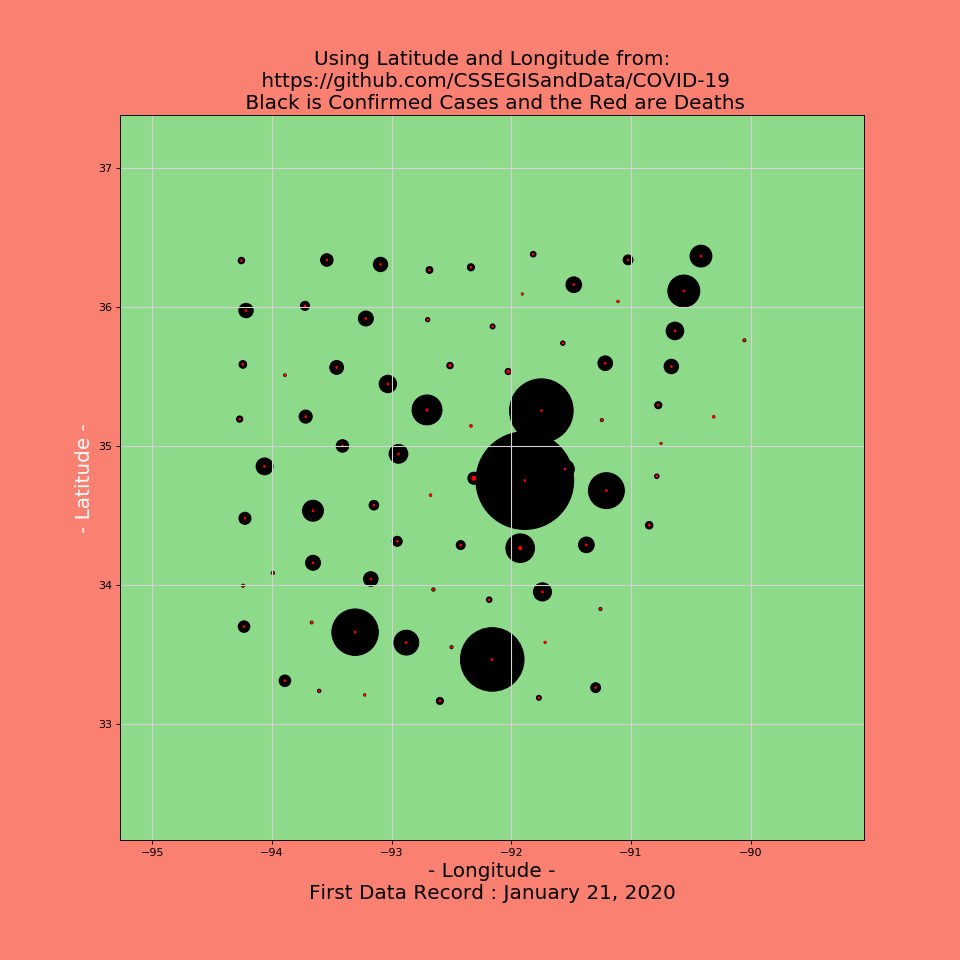
#> input picture images/Arkansas_Thu_16_Apr_2020_12_42_31_AM_GMT.png, 960 x 960 px, found by its file name; its folder holds only this picture in this run
$ jupyter execute --allow-errors Post-Plots-to-Twitter.ipynb   (shell and % lines are left out)   (Python 2 division)   (older library calls are emulated)
#> lines starting #> are read from the running program, lines starting #| are printed output that depends on the picture
[cell 1]
from PIL import Image, ImageChops, ImageDraw, ImageFont, ImageFilter
#> (the rest of this cell did not finish here and is left out)

# Look in the JupyterNotebook-Twitter for details to post to twitter

[cell 2]
import random
from random import randint
import time
import markovify
import os
import sys
from PIL import Image, ImageChops, ImageDraw, ImageFont, ImageFilter

filename0 = "images/xxxout_687.png"
#> filename0 = 'images/xxxout_687.png'

# [13 lines left out: functions generate_the_word, draw_blurred_back, not called in this run]

#> (the rest of this cell did not finish here and is left out)

# Pick a random file from a directory of images

[cell 3]
import os
import random
from PIL import Image
PATH = "images"
#> PATH = 'images'
def get_picture_list(PATH):
#> called with PATH = 'images'
    abs_path = os.path.join(os.getcwd(),PATH)
    print 'abs_path =', abs_path
    dir_files = os.listdir(abs_path)
    FILE = random.choice(dir_files)
    files = "".join(PATH+"/"+FILE)
    return files

PATH = "images"
get_picture_list(PATH)

[cell 4]
import os
import random
from PIL import Image
PATH = "images"
def get_picture_list(PATH):
#> called with PATH = 'images'
    abs_path = os.path.join(os.getcwd(),PATH)
    print 'abs_path =', abs_path
    dir_files = os.listdir(abs_path)
    for file in dir_files:
        #dir_file = file.endswith("*.png")
        #FILE = random.choice(dir_file)
        #files = "".join(PATH+"/"+FILE)
        return file

PATH = "images"
get_picture_list(PATH)

#> (a cell that did not finish here is left out)

#> (a cell that did not finish here is left out)

# Post Text Only

[cell 7]
def pil_image():
    ''' A View that Returns a PNG Image generated using PIL'''

    from PIL import Image, ImageDraw

    size = (100,50)             # size of the image to create
    im = Image.new('RGB', size) # create the image
#> im: PIL image 100x50 RGB; every value is 0
    draw = ImageDraw.Draw(im)   # create a drawing object that is
                                # used to draw on the new image
    red = (255,0,0)    # color of our text
    text_pos = (10,10) # top-left position of our text
    text = "Hello World!" # text to draw
    # Now, we'll do the drawing:
    draw.text(text_pos, text, fill=red)

    del draw # I'm done drawing so I don't need this anymore

    # We need an HttpResponse object with the correct mimetype
    response = HttpResponse(mimetype="image/png")
    # now, we tell the image to save as a PNG to the
    # provided file-like object
    im.save("test.png", 'PNG')

    return im # and we're done!

#> (the rest of this cell did not finish here and is left out)

[cell 8]
def pil_image():
    ''' A View that Returns a PNG Image generated using PIL'''

    from PIL import Image, ImageDraw

    size = (100,50)             # size of the image to create
    im = Image.new('RGB', size) # create the image
    draw = ImageDraw.Draw(im)   # create a drawing object that is
                                # used to draw on the new image
    red = (255,0,0)    # color of our text
    text_pos = (10,10) # top-left position of our text
    text = "Hello World!" # text to draw
    # Now, we'll do the drawing:
    draw.text(text_pos, text, fill=red)

    del draw # I'm done drawing so I don't need this anymore

    # We need an HttpResponse object with the correct mimetype
    #response = HttpResponse(mimetype="image/png")
    # now, we tell the image to save as a PNG to the
    # provided file-like object
    im.save("test.png", 'PNG')
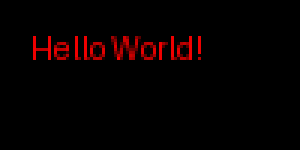
#> saved as test.png: PIL image 100x50 RGB (shown 3 times larger); mean R, G, B 7, 0, 0
#> further down, inp is the input picture: PIL image 960x960 RGBA; mean R, G, B, A 181.1, 173.1, 124.2, 255
#> `inp = inp.resize((640,640), Image.NEAREST)`:
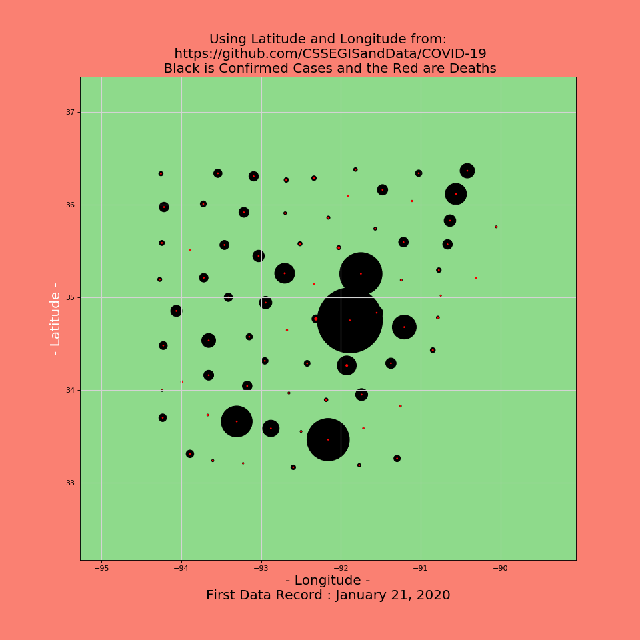
#> inp: PIL image 640x640 RGBA; mean R, G, B, A 180.9, 173, 124.1, 255

    return im # and we're done!

pil_image()

[cell 9]
#%%writefile saltpost.py
#ONE TIME MANUAL POSTS
#!/home/jack/anaconda2/python
import random
from random import randint
import time
import markovify
import os
import sys
sys.path.insert(1, "/home/jack/anaconda2/envs/py27/lib/python2.7/site-packages")
import twython
from twython import Twython
from PIL import Image, ImageChops, ImageDraw, ImageFont, ImageFilter
import sys
sys.path.insert(0,"/home/jack/hidden")
import key
def generate_the_word(infile):
        with open(infile) as f:
            contents_of_file = f.read()
        lines = contents_of_file.splitlines()
        line_number = random.randrange(0, len(lines))
        return lines[line_number]

# [20 lines left out: functions draw_text_with_halo, rndcolor, get_random_line, not called in this run]


#> (the rest of this cell did not finish here and is left out)

# POST IMAGE AND STATUS

[cell 10]
import random
from random import randint
import time
import markovify
import os
import sys
sys.path.insert(1, "/home/jack/anaconda2/envs/py27/lib/python2.7/site-packages")
import twython
from twython import Twython
from PIL import Image, ImageChops, ImageDraw, ImageFont, ImageFilter
import Key
#> (the rest of this cell did not finish here and is left out)

[cell 11]
import genim
path="junk/"
genim.RanFile(path)
#> (this line was passed over: genim is not available in this run)

$ run again, on images/California_Fri_17_Apr_2020_12_29_05_AM_GMT.png
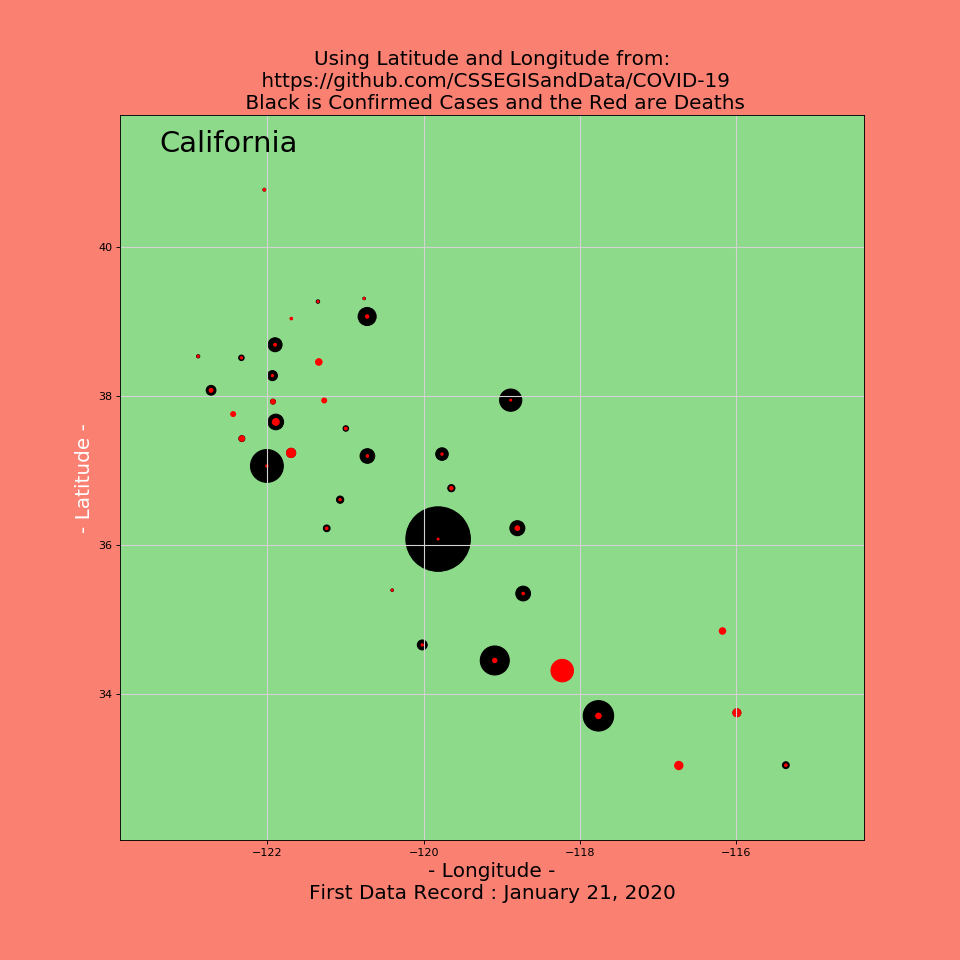
#> input picture images/California_Fri_17_Apr_2020_12_29_05_AM_GMT.png, 960 x 960 px, found by its file name
#> filename0 = 'images/xxxout_687.png'
#> PATH = 'images'
#> im: PIL image 100x50 RGB; every value is 0
#> inp is the input picture: PIL image 960x960 RGBA; mean R, G, B, A 183.6, 176.9, 126.4, 255
#> `inp = inp.resize((640,640), Image.NEAREST)`:
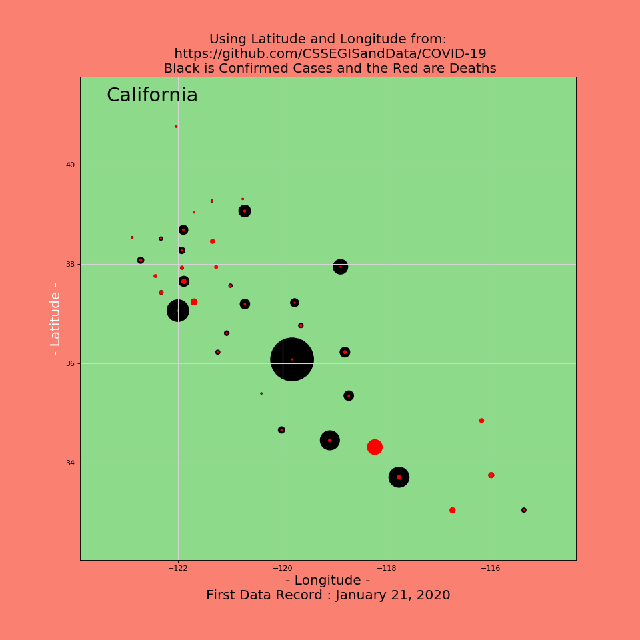
#> inp: PIL image 640x640 RGBA; mean R, G, B, A 183.3, 176.8, 126.2, 255

$ run again, on images/California_Thu_16_Apr_2020_12_19_30_AM_GMT.png
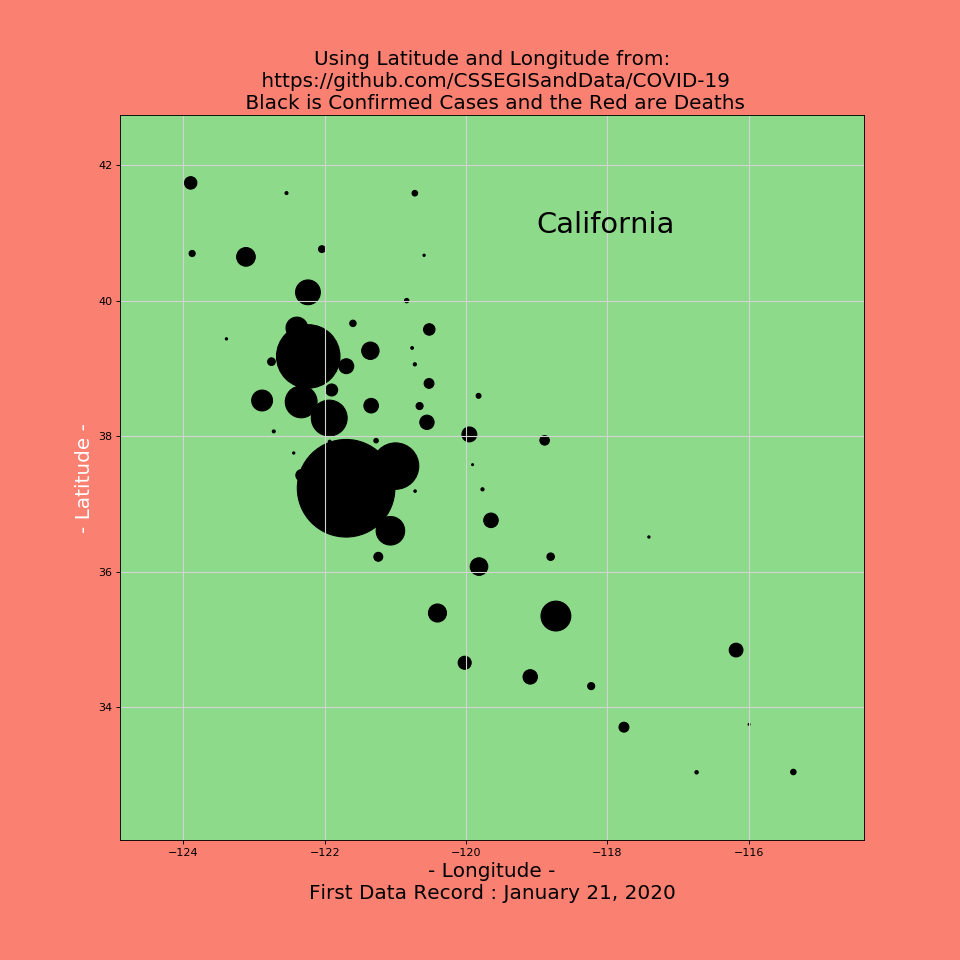
#> input picture images/California_Thu_16_Apr_2020_12_19_30_AM_GMT.png, 960 x 960 px, found by its file name
#> filename0 = 'images/xxxout_687.png'
#> PATH = 'images'
#> im: PIL image 100x50 RGB; every value is 0
#> inp is the input picture: PIL image 960x960 RGBA; mean R, G, B, A 181.6, 174.1, 124.8, 255
#> `inp = inp.resize((640,640), Image.NEAREST)`:
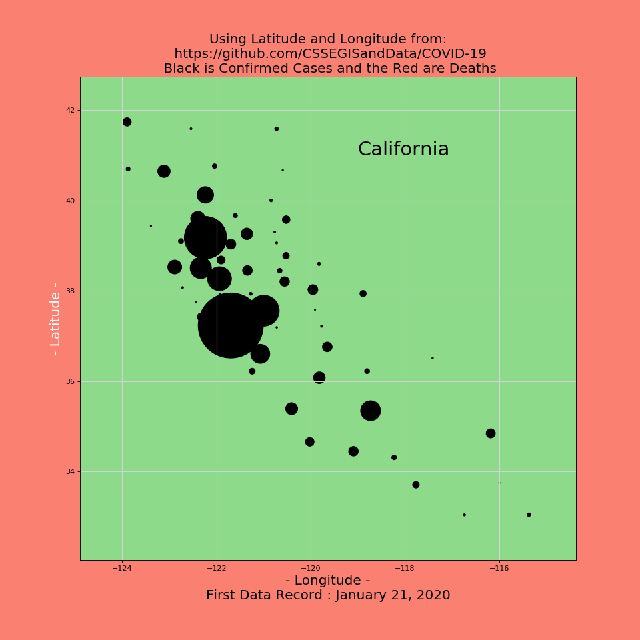
#> inp: PIL image 640x640 RGBA; mean R, G, B, A 181.4, 174.1, 124.7, 255
